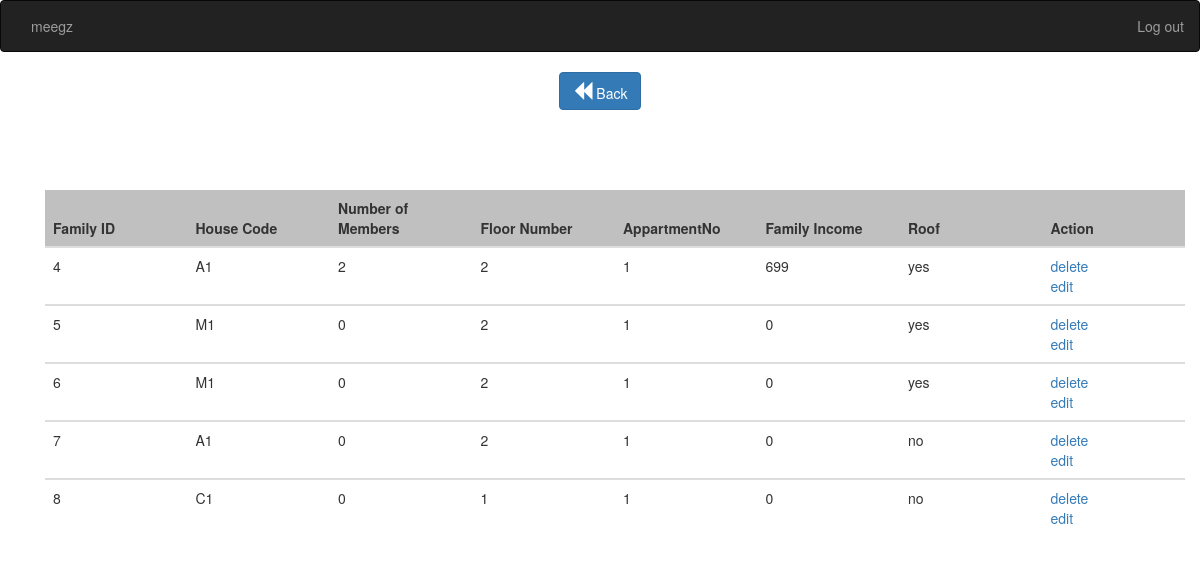
Before: /showfamily.php (signed in) with the older database file.
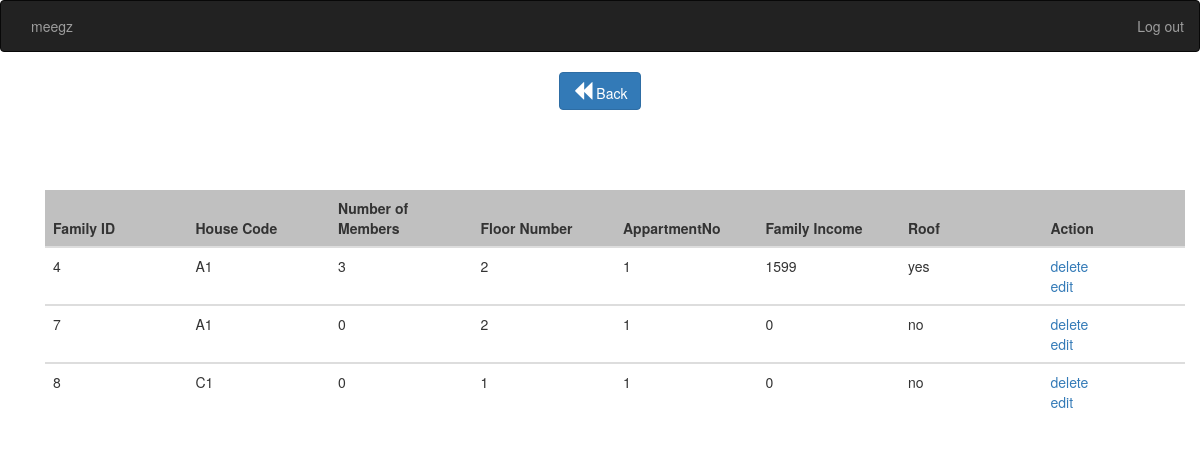
After: the same page with the newer database file.
### tables this page shows
CREATE TABLE `family` (
  `familyID` int(11) NOT NULL,
  `houseCode` varchar(5) NOT NULL,
  `noFamilyMembers` int(11) DEFAULT '0',
  `floorNo` varchar(50) DEFAULT NULL,
  `appartmentNo` varchar(50) DEFAULT NULL,
  `familyIncome` int(11) DEFAULT '0',
  `roof` varchar(50) DEFAULT NULL
);

### showfamily.php (the view, shortened to what this page needs)
<?php
include"db.php";
$result = mysqli_query($conn,"SELECT * FROM family");
$content = "<br><br><br>";
$content .= "<div class='container'>";
$content .= "<table class='table'>
			<thead>
			<tr>
				<th>Family ID</th>
				<th>House Code</th>
				<th>Number of Members</th>
				<th>Floor Number</th>
				<th>AppartmentNo</th>
				<th>Family Income</th>
				<th>Roof</th>
				<th>Action</th>
			</tr>
			</thead>";
while($row = mysqli_fetch_array($result))
{
	$content .= "<tbody>";
	$content .= "<td>" . $row['familyID'] . "</td>";
	$content .= "<td>" . $row['houseCode'] . "</td>";
	$content .= "<td>" . $row['noFamilyMembers'] . "</td>";
	$content .= "<td>" . $row['floorNo'] . "</td>";
	$content .= "<td>" . $row['appartmentNo'] . "</td>";
	$content .= "<td>" . $row['familyIncome'] . "</td>";
	$content .= "<td>" . $row['roof'] . "</td>";
	$content .= "</td>";
	$link ='deletefamily.php?id='.$row["familyID"];
	$content .= '<td>'.'<a href="'. $link .'" class="delete" >delete</a>';
	$link ='editfamily.php?id='.$row["familyID"];
	$content .= '<a href="'. $link .'" ><br> edit</a>'.'</td>';
	$content .= "</tr>";
}
$content .= "</tbody";
$content .= "</table>";
$content .= "</div>";
?>
<!DOCTYPE html>
<html>
<head>
    <link rel="stylesheet" type="text/css" href="css/bootstrap.css">
    <link rel="stylesheet" type="text/css" href="css/add.css">
</head>
<body>
	<nav class="navbar navbar-inverse">
      <div class="container-fluid">
        <ul class="nav navbar-nav navbar-right">
            <li><a href="logout.php">Log out</a></li>
        </ul>
        <ul class="nav navbar-nav navbar-header">
            <li><a><?php echo $_COOKIE["admin"]; ?></a></li>
        </ul>
      </div>
    </nav>
	<div class="container">
	<div class="row">
        <a href="family.php" class="btn btn-primary btn-primary"><span class="glyphicon glyphicon-backward"></span> Back</a><br><br>
    </div>
	<?php echo $content; ?>
	</div>
</body>
</html>

### css/add.css (style rules this page uses)
* { text-align: center; }

### showfamily.php (style rules this page uses)
body { margin: 0; }
td { direction: rtl; }
table { border-collapse: collapse; width: 100%; }
th, td { text-align: left; padding: 8px; }
a { text-align: center }
th { width: 11%; background-color: silver; }
td { word-break: break-all; }
span { font-size: 20px; }

Changed rows visible on the page:
removed family: familyID "5", houseCode "M1", noFamilyMembers "0", floorNo "2", appartmentNo "1", familyIncome "0", roof "yes"
removed family: familyID "6", houseCode "M1", noFamilyMembers "0", floorNo "2", appartmentNo "1", familyIncome "0", roof "yes"
changed family "yes": noFamilyMembers "2" → "3"; familyIncome "699" → "1599"
